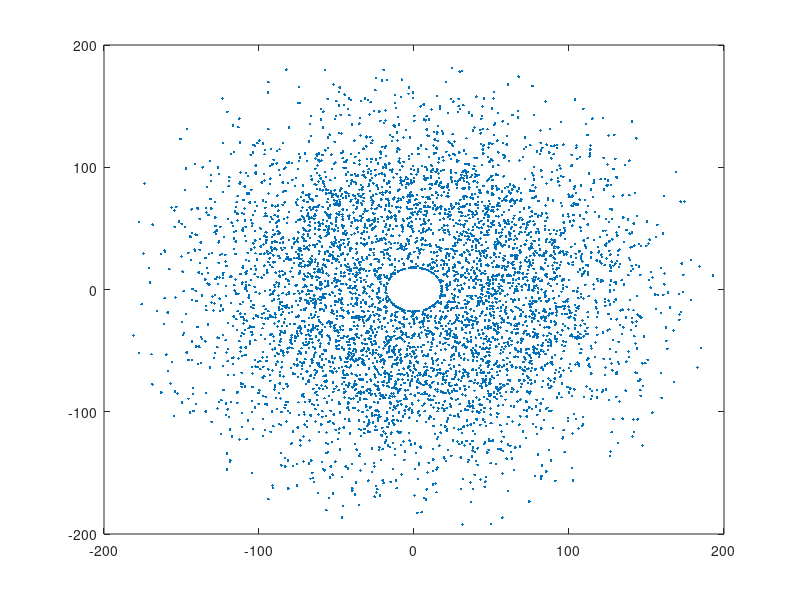

MATLAB code to generate this figure: (Note: this script raises an error after producing the figure.)
close all;
clear all;
clc;
% config1
addpath('..\');
tic
% rng('default');
M = 4;
N = 4;
P = 2;
Mg = 1;
Ng = 2;
P_ue = 2;
noise_K = 1.38e-23; % J/K
noise_T = 290; % K
UEnoisefig = 9; % dB
ISD = 200;
min_dis = 18;
max_dis = 100;
BSpower = 35; % dBm
BandWidth = 100e6;
ang_etilt = 102;
nBS = 1;
nUEp = 500;
imax = 11;
nUE = nUEp*imax;
nPRB = 50;
Pgroundnoise = 10*log10( noise_K * noise_T * BandWidth );
Pn = 10^( ( Pgroundnoise + UEnoisefig)/10 );
% save('.\data\spconsconfig1_result.mat','nUE','-append');
h_UE = 1.5 * ones(nUE,1);
r_UE1 = sqrt( rand(nUEp, 1 ) ) * ( max_dis - min_dis ) + min_dis;
theta_UE1 = rand( nUEp, 1 ) * 2 * pi;
Dis = (0:imax-1)*10;
theta0 = rand(nUEp,imax) * 2 * pi;
ry = r_UE1 .* sin(theta_UE1) + Dis .* sin( theta0 );
rx = r_UE1 .* cos(theta_UE1) + Dis .* cos( theta0 );
r_UE2 = sqrt( rx.^2 + ry.^2 );
r_UE2( r_UE2 <= min_dis ) = min_dis;
theta_UE2 = atan( ry./rx );
temp = theta_UE2( rx <0 );
theta_UE2(rx < 0 ) = pi + temp;
x_UE = r_UE2 .* cos( theta_UE2 );
x_UE = reshape(x_UE,[],1);
y_UE = r_UE2 .* sin( theta_UE2 );
y_UE = reshape(y_UE,[],1);
UE_pos = [ x_UE, y_UE, h_UE ].';
figure(1);plot(UE_pos(1,:), UE_pos(2,:),'.'); hold on;
%-------------------------------------------
Layout = SysLayoutConfig;
Layout.BS_position = [0; 0; 10];
Layout.BSorientation = [ pi/6; 0; 0];
Layout.UE_position = UE_pos;
Layout.center_frequency = 30e9;
Layout.BSSpacTuple = [2.5 2.5 0.5 0.5];
Layout.BSarrayTuple = [Mg Ng M N P];
Layout.UEarrayTuple = [1 1 1 1 P_ue];
Layout.UEX_pol = 0;
Layout.Ind_3_sector = 1;
Layout.UE_speed = 0;
Layout.dis_2pole = 0;
get_BS_UE_array_config( Layout);
Chan = ChannelConfig( Layout);
Chan.scenario = {'umi'};
Chan.Ind_spatconsis = 1;
Chan.Ind_LOS = 2;
Chan.Ind_O2I = 1;
Chan.channeltype = 'dynamic';
%-------------------------------------------
[HHhcoef,HHinfo] = get_channelcoeff( Chan,Layout);
%---------------------
w_tilt = 1/sqrt(M*N) * exp(-1i * pi * (0:M-1) * cos(ang_etilt/180*pi) ).'...
    .* exp(-1i * pi * (0:N-1) * sin(0/180*pi) ); % sure
delay = zeros(nUE,1);
AOA = zeros(nUE,1);
LOS = zeros(nUE,1);
chanresp = zeros(nUE,1);
P_eff = zeros(3, 1, nUE);
P_eff1 = zeros(3, 1, nUE);
for iUEp = 1 : nUE
    delay( iUEp ) = HHinfo.ssp(1, iUEp ).cluster.tau_n_tilde(3,1);
    AOA( iUEp ) = HHinfo.ssp(1, iUEp ).cluster.phi_AOA_nt(3,1);
    LOS( iUEp ) = HHinfo.lsp.Ind_LOS(1,iUEp );
    hh = HHhcoef(1, iUEp ).H; % ncluster(+4) nRx nTx nsnap
    h_temp = reshape(hh, size(hh,1), P_ue, M, N, [],3);
    h_temp = permute(h_temp, [3 4 1 2 5 6] ); % M N Npath P_ue []
    h_temp = sum(h_temp .* w_tilt,[1 2]);
    h_temp1 = sqrt(10.^(HHinfo.lsp.gainloss_dB(1, iUEp )/10 ) ) .* h_temp;
    h_temp1 = permute(h_temp1 , [3 1 2 4 5 6]);
    timedelay = HHhcoef(1, iUEp ).timedelay(:,1);
    hcfr = get_cfr(h_temp1(:,1,1,1,1,1), timedelay, BandWidth, nPRB); % nRx nTx N 1
    hcfr = permute(hcfr , [3 1 2]);
    chanresp(iUEp ) = hcfr( nPRB/2 +1 );
    %----
    P_temp = abs(h_temp).^2;
    P_temp1 = sum(P_temp,[3 4 5] ) / (Ng * P_ue * P);
    P_temp1 = permute(P_temp1, [6 1 2 3 4 5 ] );
    P_eff(:,1,iUEp) = ( 10^( BSpower/10 ) /1000 ) * P_temp1;
    P_temp2 = sum(P_temp(:,:,:,:,1,:),[3 4] ) / (P_ue);
    P_temp2 = permute(P_temp2, [6 1 2 3 4 5 ] );
    P_eff1(:,1,iUEp) = ( 10^( BSpower/10 ) /1000 ) * P_temp2;
end
P_cl = reshape(P_eff, [], nUE );
RSRP = reshape(P_eff1, [], nUE );
%------------------------
%Select serving cell(BS)
%Note that in this simulator, AS and DS in each BS site are the same.
[sub1, sub2] = find(RSRP == max(RSRP,[],1) );
Ind_servBS = ceil(sub1/3);
Ind_sc = sub2ind([nBS*3 nUE],sub1,sub2);
% %-------------------------------------
% Couplingloss
sim_cf1_cl = 10 * log10( P_cl(Ind_sc) ) - BSpower + 30;
% WidebandSINR
sim_cf1_wsinr = 10 * log10( max(RSRP,[],1)./ (Pn + sum(RSRP,1) ...
    - max(RSRP,[],1) ) );
%--------------------
figure;
plotecdf(sim_cf1_cl, -180,-40,100,'Coupling loss','dB');
figure;
plotecdf(sim_cf1_wsinr, -15,30,100,'SINR','dB');
delay = reshape(delay,nUEp,imax);
AOA = reshape(AOA,nUEp,imax);
LOS = reshape(LOS,nUEp,imax);
chanresp = reshape(chanresp,nUEp,imax);
corr_delay = get_cro_cor_coeff(delay(:,1),delay);
corr_AOA = get_cro_cor_coeff(AOA(:,1),AOA);
corr_LOS = get_cro_cor_coeff(LOS(:,1),LOS);
corr_Chanres = get_cro_cor_coeff(chanresp(:,1),chanresp);
% save('.\data\spconsconfig1_result.mat','corr_delay','corr_AOA','corr_LOS',...
%     'corr_Chanres','sim_cf1_cl','sim_cf1_wsinr')
%--------------------------------------
figure; set(gcf,'position',[300,100,1200,900],'color','w');
subplot(2,2,1);
plot(corr_delay); grid on; xlabel( 'Distance'); ylabel('xcorr-delay');
subplot(2,2,2);
plot(corr_AOA); grid on; xlabel( 'Distance' ); ylabel('xcorr-AOA');
subplot(2,2,3);
plot(corr_LOS); grid on; xlabel( 'Distance'); ylabel('xcorr-LOS');
subplot(2,2,4);
plot(corr_Chanres); grid on; xlabel( 'Distance'); ylabel('xcorr-channel response');
set(gca,'FontName','Times New Roman','FontSize',11);
toc;

